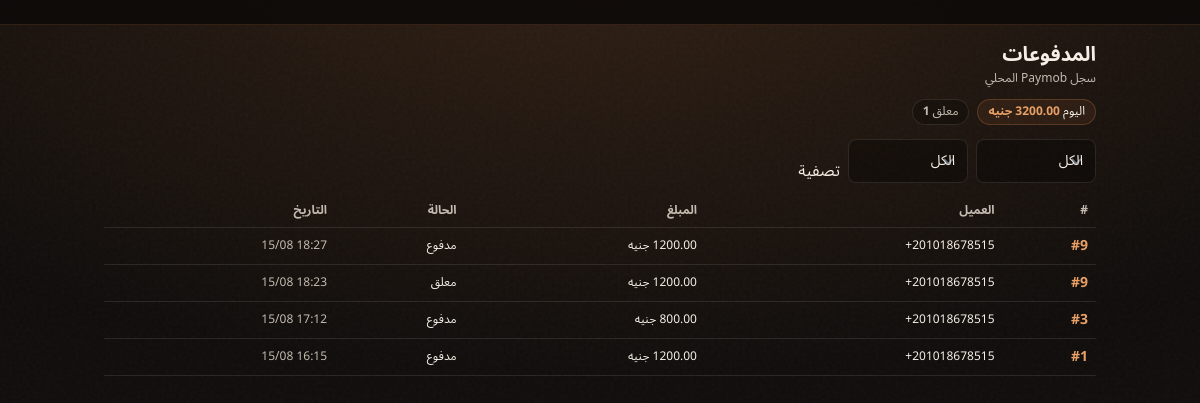
Page /k/money/ (signed in) on the earlier database version.
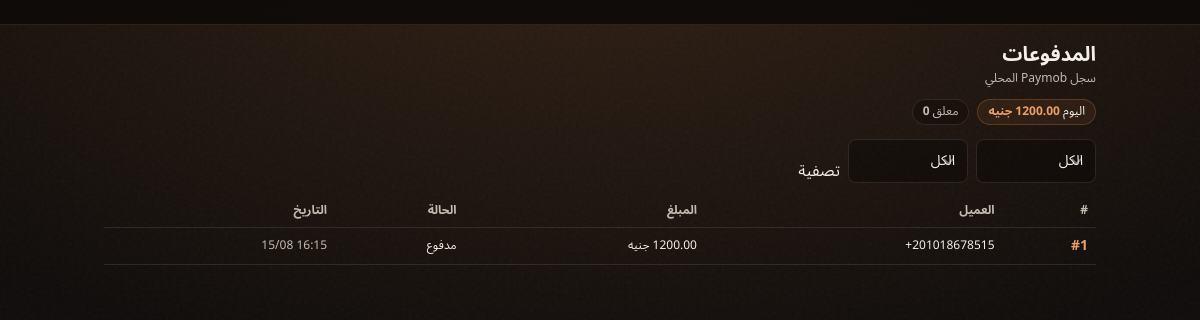
Same page on the later database version.
### payments/models.py (models this page shows, shortened)
class Payment(models.Model):
    class Status(models.TextChoices):
        PENDING = 'pending', _('Pending')
        PAID = 'paid', _('Paid')
        FAILED = 'failed', _('Failed')
    order = models.ForeignKey(
        Order,
        on_delete=models.PROTECT,
        related_name='payments',
    )
    amount_piasters = models.PositiveIntegerField(
        help_text='Amount in piasters (10000 = 100.00 EGP)',
    )
    status = models.CharField(
        max_length=10,
        choices=Status.choices,
        default=Status.PENDING,
        db_index=True,
    )
    paymob_intention_id = models.CharField(max_length=100, blank=True)
    paymob_transaction_id = models.CharField(
        max_length=100,
        unique=True,
        null=True,
        blank=True,
        help_text='Paymob obj.id — unique for idempotent webhook handling',
    )
    created_at = models.DateTimeField(auto_now_add=True)
    updated_at = models.DateTimeField(auto_now=True)
    class Meta:
        ordering = ['-created_at']

### jobs/models.py (models this page shows, shortened)
class Order(models.Model):
    class Status(models.TextChoices):
        PENDING_REVIEW = 'pending_review', _('Pending review')
        QUOTED = 'quoted', _('Quoted')
        PAID = 'paid', _('Paid')
        IN_PROGRESS = 'in_progress', _('In progress')
        READY_FOR_PICKUP = 'ready_for_pickup', _('Ready for pickup')
        COMPLETED = 'completed', _('Completed')
        CANCELLED = 'cancelled', _('Cancelled')
    status = models.CharField(
        max_length=20,
        choices=Status.choices,
        default=Status.PENDING_REVIEW,
        db_index=True,
    )
    customer = models.ForeignKey(
        Customer,
        on_delete=models.PROTECT,
        related_name='orders',
    )
    labels = models.ManyToManyField(Label, blank=True, related_name='orders')
    diagnostic = models.ForeignKey(
        Diagnostic,
        on_delete=models.SET_NULL,
        null=True,
        blank=True,
        related_name='orders',
        help_text='Source template used at quote time',
    )
    suggested_diagnostic = models.ForeignKey(
        Diagnostic,
        on_delete=models.SET_NULL,
        null=True,
        blank=True,
        related_name='suggested_orders',
        help_text='Tagger suggestion for Kareem to confirm or override at quote time',
    )
    quoted_title_ar = models.CharField(max_length=200, blank=True)
    quoted_title_en = models.CharField(max_length=200, blank=True)
    quoted_price = models.DecimalField(
        max_digits=10,
        decimal_places=2,
        null=True,
        blank=True,
        help_text='Snapshotted EGP price at quote time',
    )
    kareem_note = models.TextField(blank=True)
    created_at = models.DateTimeField(auto_now_add=True)
    updated_at = models.DateTimeField(auto_now=True)
    class Meta:
        ordering = ['-created_at']

### accounts/models.py (models this page shows, shortened)
class Customer(models.Model):
    phone = models.CharField(
        max_length=16,
        unique=True,
        validators=[E164_VALIDATOR],
        help_text='E.164 format, e.g. +201012345678',
    )
    created_at = models.DateTimeField(auto_now_add=True)
    class Meta:
        ordering = ['-created_at']

### jobs/kareem_views.py (the view)
# urls.py: path('money/', kareem_money, name='kareem-money'),
@staff_required
def kareem_money(request):
    status_filter = request.GET.get('status', '').strip()
    date_filter = request.GET.get('date', 'all').strip()
    payments = Payment.objects.select_related(
        'order', 'order__customer',
    ).order_by('-created_at')
    if status_filter in dict(Payment.Status.choices):
        payments = payments.filter(status=status_filter)
    today = timezone.localdate()
    if date_filter == 'today':
        payments = payments.filter(created_at__date=today)
    elif date_filter == 'week':
        week_start = today - timezone.timedelta(days=7)
        payments = payments.filter(created_at__date__gte=week_start)
    return render(
        request,
        'mechanic/money.html',
        {
            'nav_active': 'money',
            'payments': payments,
            'status_filter': status_filter,
            'date_filter': date_filter,
            'status_choices': Payment.Status.choices,
            'pay_summary': payment_summary(),
        },
    )

### accounts/context_processors.py (called while the page is built)
def customer_session(request):
    return {'session_customer': get_customer(request)}

### accounts/customer_session.py (called while the page is built)
def get_customer(request) -> Customer | None:
    customer_id = request.session.get(SESSION_KEY)
    if not customer_id:
        return None
    return Customer.objects.filter(pk=customer_id).first()

### jobs/kareem_analytics.py (called while the page is built)
def payment_summary():
    today = timezone.localdate()
    week_start = today - timezone.timedelta(days=7)
    today_paid = Payment.objects.filter(
        status=Payment.Status.PAID,
        created_at__date=today,
    ).aggregate(total=Sum('amount_piasters'))['total'] or 0
    pending_count = Payment.objects.filter(status=Payment.Status.PENDING).count()
    failed_today = Payment.objects.filter(
        status=Payment.Status.FAILED,
        created_at__date=today,
    ).count()
    week_paid = Payment.objects.filter(
        status=Payment.Status.PAID,
        created_at__date__gte=week_start,
    ).aggregate(total=Sum('amount_piasters'))['total'] or 0
    return {
        'today_paid_piasters': today_paid,
        'week_paid_piasters': week_paid,
        'pending_count': pending_count,
        'failed_today': failed_today,
    }

### jobs/kareem_views.py (called while the page is built)
def staff_required(view_func):
    @wraps(view_func)
    @login_required(login_url='/k/login/')
    def wrapper(request, *args, **kwargs):
        if not request.user.is_staff:
            return redirect('kareem-login')
        return view_func(request, *args, **kwargs)
    return wrapper

### jobs/templatetags/warsha_ui.py (called while the page is built)
@register.filter
def piasters_egp(piasters) -> str:
    if piasters is None:
        return '0.00'
    return f'{int(piasters) / 100:.2f}'

### templates/mechanic/money.html (shortened to what this page needs)
{% extends "mechanic/base.html" %}
{% load warsha_ui i18n %}
{% block mechanic_content %}
<c-page-card>
  <div>
    <h1 class="text-xl font-extrabold text-paper">{% trans "Payments" %}</h1>
    <p class="mt-0.5 text-xs text-paper-muted">{% trans "Local Paymob ledger" %}</p>
  </div>
  <div class="mt-3 flex flex-wrap gap-2">
    <span class="rounded-full border border-copper/30 bg-copper/10 px-2.5 py-1 text-xs">
      {% trans "Today" %} <strong class="text-copper-bright"><bdi dir="ltr">{{ pay_summary.today_paid_piasters|piasters_egp }}</bdi> {% trans "EGP" %}</strong>
    </span>
    <span class="rounded-full border border-white/10 bg-black/25 px-2.5 py-1 text-xs text-paper-muted">
      {% trans "Pending" %} <strong>{{ pay_summary.pending_count }}</strong>
    </span>
  </div>
  <form method="get" class="mt-3 flex flex-wrap items-end gap-2">
    <c-field class="min-w-[120px]" label="{% trans 'Status' %}" for_id="status">
      <select id="status" name="status" class="mt-0.5 w-full rounded-lg border border-white/10 bg-black/30 px-3 py-2 text-sm text-paper focus:border-copper-bright focus:outline-none">
        <option value="">{% trans "All" %}</option>
      </select>
    </c-field>
    <c-field class="min-w-[120px]" label="{% trans 'Date' %}" for_id="date">
      <select id="date" name="date" class="mt-0.5 w-full rounded-lg border border-white/10 bg-black/30 px-3 py-2 text-sm text-paper focus:border-copper-bright focus:outline-none">
        <option value="all" {% if date_filter == 'all' %}selected{% endif %}>{% trans "All" %}</option>
      </select>
    </c-field>
    <c-btn-pill variant="primary" type="submit">{% trans "Filter" %}</c-btn-pill>
  </form>
  {% if payments %}
    <div class="mt-3 hidden overflow-x-auto md:block">
      <table class="w-full border-collapse text-sm">
        <thead>
          <tr class="border-b border-white/10 text-xs text-paper-muted">
            <th class="px-2 py-2 text-start">#</th>
            <th class="px-2 py-2 text-start">{% trans "Customer" %}</th>
            <th class="px-2 py-2 text-start">{% trans "Amount" %}</th>
            <th class="px-2 py-2 text-start">{% trans "Status" %}</th>
            <th class="px-2 py-2 text-start">{% trans "Date" %}</th>
          </tr>
        </thead>
        <tbody>
          {% for payment in payments %}
            <tr class="border-b border-white/10 hover:bg-copper/5">
              <td class="px-2 py-2">
                <a href="{% url 'kareem-request-detail' order_id=payment.order_id %}" class="font-bold text-copper-bright no-underline">
                  <bdi dir="ltr">#{{ payment.order_id }}</bdi>
                </a>
              </td>
              <td class="px-2 py-2 text-xs"><bdi dir="ltr">{{ payment.order.customer.phone }}</bdi></td>
              <td class="px-2 py-2 text-xs"><bdi dir="ltr">{{ payment.amount_piasters|piasters_egp }}</bdi> {% trans "EGP" %}</td>
              <td class="px-2 py-2 text-xs">{{ payment.get_status_display }}</td>
              <td class="px-2 py-2 text-xs text-paper-muted"><bdi dir="ltr">{{ payment.created_at|date:"d/m H:i" }}</bdi></td>
            </tr>
          {% endfor %}
        </tbody>
      </table>
    </div>
  {% else %}
    <p class="mt-3 text-sm text-paper-muted">{% trans "No payments." %}</p>
  {% endif %}
</c-page-card>
{% endblock %}

### templates/mechanic/base.html
{% extends "shared/base.html" %}
{% block page_class %}mx-auto max-w-5xl px-4 py-4 pb-8{% endblock %}
{% block content %}
<div>
  {% if nav_active %}
    <c-mechanic-nav />
  {% endif %}
  <c-flash />
  {% block mechanic_content %}{% endblock %}
</div>
{% endblock %}

### templates/shared/base.html (shortened to what this page needs)
{% load static i18n %}
<!DOCTYPE html>
<html lang="{{ LANGUAGE_CODE|default:'ar' }}" dir="{% if LANGUAGE_CODE|slice:':2' == 'en' %}ltr{% else %}rtl{% endif %}">
<head>
  <link rel="stylesheet" href="https://cdnjs.cloudflare.com/ajax/libs/font-awesome/6.7.2/css/all.min.css">
  <script src="https://cdn.tailwindcss.com?plugins=forms"></script>
  <link rel="stylesheet" href="{% static 'css/warsha.css' %}">
</head>
<body class="min-h-dvh {% if LANGUAGE_CODE|slice:':2' == 'en' %}font-en{% else %}font-ar{% endif %} text-paper bg-garage-950 bg-[radial-gradient(ellipse_80%_55%_at_50%_-8%,rgba(200,121,65,0.2),transparent),linear-gradient(180deg,#0c0a09_0%,#14100e_100%)] bg-fixed {% block body_class %}{% endblock %}">
  {% block site_header %}
  <header class="sticky top-0 z-50 flex items-center justify-between gap-3 border-b border-copper/20 bg-garage-950/85 px-4 py-3 backdrop-blur-xl sm:px-5">
  </header>
  {% endblock %}
  <main id="main" class="{% block page_class %}mx-auto max-w-lg px-4 py-4 pb-8{% endblock %}">
    {% block content %}{% endblock %}
  </main>
</body>
</html>

### static/css/warsha.css (style rules this page uses)
:root { --garage-950: #0c0a09; --garage-900: #14100e; --garage-800: #1a1612; --copper: #c87941; --copper-bright: #e8a066; --copper-dim: #8a4f28; --paper: #f5efe6; --paper-muted: #c4bbb0; --success: #8ef0b8; --danger: #ffb4b4; --radius: 16px; --ease: cubic-bezier(0.16, 1, 0.3, 1); --focus: 0 0 0 2px var(--garage-950), 0 0 0 4px var(--copper-bright); color-scheme: dark; }
html { -webkit-tap-highlight-color: transparent; }
body { touch-action: manipulation; }
body::before { content: ''; position: fixed; inset: 0; pointer-events: none; z-index: 0; }
body > header, body > main { position: relative; z-index: 1; }
a, button, [type="button"], [type="submit"], summary, select, label { cursor: pointer; }
input[type="text"], input[type="password"], input[type="tel"], input[type="number"], input[type="email"], select, textarea { min-height: 44px; font-size: 1rem; }

Differences in the rows shown:
removed Payment: order_id "9", order.customer.phone "+201018678515", amount_piasters|piasters_egp "1200.00", status "مدفوع", created_at "15/08 18:27"
removed Payment: order_id "9", order.customer.phone "+201018678515", amount_piasters|piasters_egp "1200.00", status "معلق", created_at "15/08 18:23"
removed Payment: order_id "3", order.customer.phone "+201018678515", amount_piasters|piasters_egp "800.00", status "مدفوع", created_at "15/08 17:12"
Other differences:
{{ pay_summary.today_paid_piasters|piasters_egp }}: "3200.00" → "1200.00"
{{ pay_summary.pending_count }}: "1" → "0"
